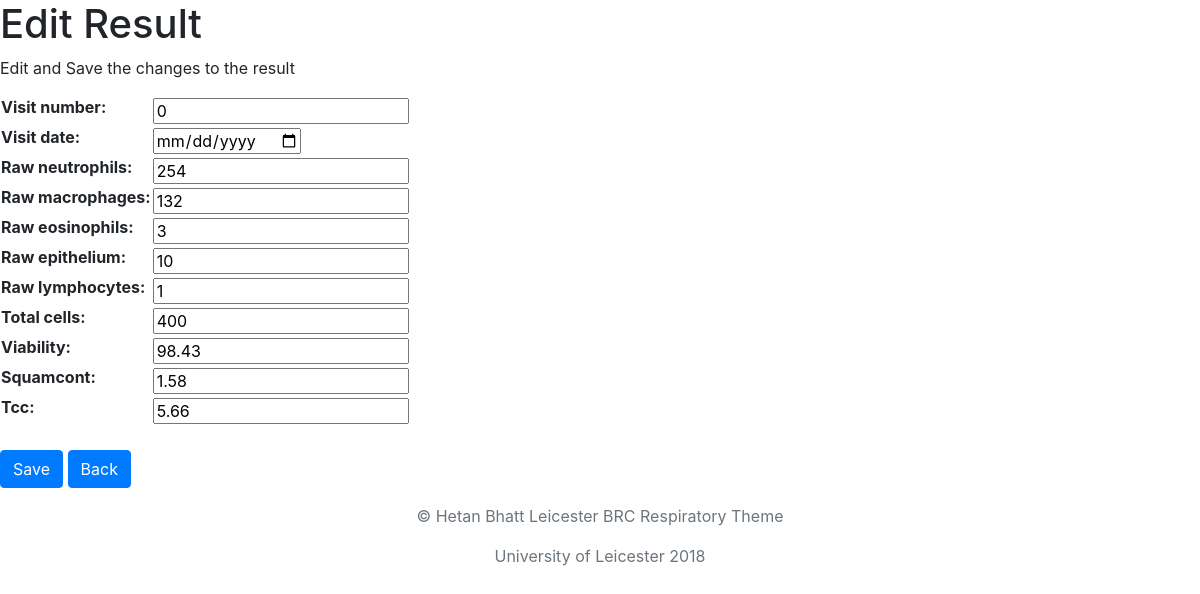
Screenshot of /studies/11/participants/8/result/19 (signed in) with the database file from the repository.
### databank/models.py (models this page shows, shortened)
class Result(models.Model):
    participant = models.ForeignKey(Participant, on_delete=models.PROTECT)
    visit_number = models.CharField(max_length=10, blank=False)
    visit_date = models.DateField(default=datetime.date.today)
    raw_neutrophils = models.PositiveIntegerField(validators=[MinValueValidator(0), MaxValueValidator(400)], null=True)
    raw_macrophages = models.PositiveIntegerField(validators=[MinValueValidator(0), MaxValueValidator(400)], null=True)
    raw_eosinophils = models.PositiveIntegerField(validators=[MinValueValidator(0), MaxValueValidator(400)], null=True)
    raw_epithelium = models.PositiveIntegerField(validators=[MinValueValidator(0), MaxValueValidator(400)], null=True)
    raw_lymphocytes = models.PositiveIntegerField(validators=[MinValueValidator(0), MaxValueValidator(400)], null=True)
    total_cells = models.PositiveIntegerField(validators=[MinValueValidator(0), MaxValueValidator(400)], null=True)
    percent_neutrophils = models.FloatField(validators=[MinValueValidator(0), MaxValueValidator(100)], null=True)
    percent_macrophages = models.FloatField(validators=[MinValueValidator(0), MaxValueValidator(100)], null=True)
    percent_eosinophils = models.FloatField(validators=[MinValueValidator(0), MaxValueValidator(100)], null=True)
    percent_epithelium = models.FloatField(validators=[MinValueValidator(0), MaxValueValidator(100)], null=True)
    percent_lymphocytes = models.FloatField(validators=[MinValueValidator(0), MaxValueValidator(100)], null=True)
    viability = models.FloatField(validators=[MinValueValidator(0), MaxValueValidator(100)], null=True)
    squamcont = models.FloatField(validators=[MinValueValidator(0), MaxValueValidator(100)], null=True)
    tcc = models.FloatField(validators=[MinValueValidator(0), MaxValueValidator(100)], null=True)

### databank/views.py (the view)
# urls.py: path('studies/<int:study_id>/participants/<int:participant_id>/result/<int:result_id>', views.edit_result, name='edit_result')
@login_required
def edit_result(request, study_id, participant_id, result_id, template_name='studies/edit_results.html'):
    result = get_object_or_404(Result, id=result_id)
    form = ResultForm(request.POST or None, instance=result)
    if form.is_valid():
        form.save()
        return HttpResponseRedirect(reverse('results', args=(study_id, participant_id,)))
    return render(request, template_name, {'form':form, 'study_id':study_id, 'participant_id':participant_id, 'result_id':result_id})

### databank/forms.py (shortened to what this page needs)
class ResultForm(ModelForm):
    error_messages = {
        'sum_raw': "The sum of the raw sputum counts does not add up to the total cells counted",
    }
    class Meta:
        model = Result
        fields = [
            'visit_number',
            'visit_date',
            'raw_neutrophils',
            'raw_macrophages',
            'raw_eosinophils',
            'raw_epithelium',
            'raw_lymphocytes',
            'total_cells',
            'viability',
            'squamcont',
            'tcc',
        ]
        widgets = {'visit_date': forms.DateInput(format=('%d/%m/%Y'), attrs={'type':'date'}),}

### databank/templates/studies/edit_results.html (shortened to what this page needs)
{% extends "databank/basepage.html" %}
{% block content %}
<h1>Edit Result</h1>
<p>Edit and Save the changes to the result</p>
<form method="POST" action=" ">
  <table>
    {{ form }}
  </table>
  <br />
  <button class="btn btn-primary" type="submit" value="Save">Save</button>
  <a class="btn btn-primary" href="{% url 'results' study_id participant_id %}" role="button">Back</a>
</form>
{% endblock %}

### rows the page displays
Result: visit_number "0", raw_neutrophils "254", raw_macrophages "132", raw_eosinophils "3", raw_epithelium "10", raw_lymphocytes "1", total_cells "400", viability "98.43", squamcont "1.58", tcc "5.66"
